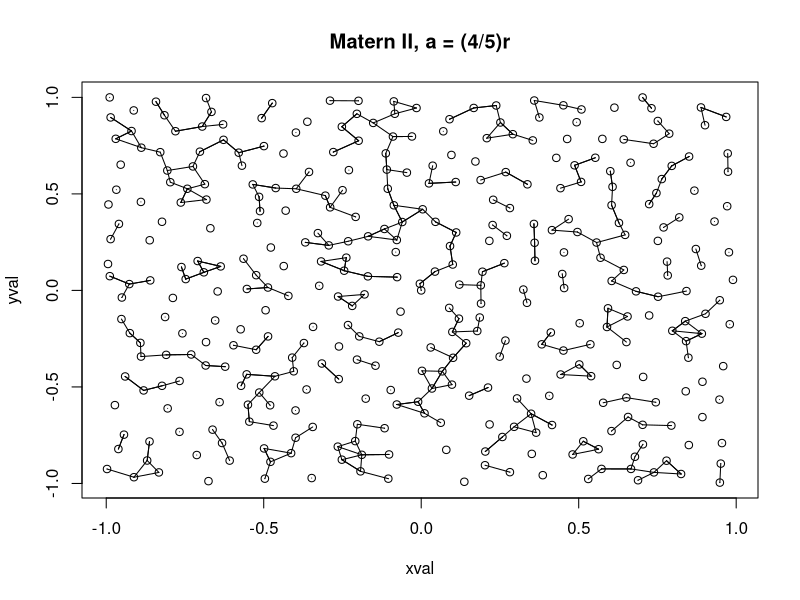

This figure's R source:
p <-  .5 #Multiplied by 1.1 so that probability is never 1
r <- .1
a <- (3/5)*r
pois <- rpois(1, 3500) #Generates a point of poisson variance for following lines.
xval <- runif(pois, min=-1, max=1)
yval <- runif(pois, min=-1,max=1)
adj <- diag(pois+1) #initializing this matrix
  for(i in 1:(pois-1)){
    for(j in (i+1):pois){
      if((sqrt((xval[j]-xval[i])^2+(yval[j]-yval[i])^2)) < a){
          xval[i] = 0
          yval[i] = 0
      }
     }
  }
xval <- xval[xval != 0] #Removing all deleted points
yval <- yval[yval != 0] #Removing all deleted points
xval <- c(0,xval) #Creating a center (origin) point
yval <- c(0,yval) #Creating a center (origin) point
plot(xval,yval,main="Matern II, a = (4/5)r")
for(i in 1:length(xval)) {
  for(j in 1:length(xval)){
    if((sqrt((xval[i]-xval[j])^2+(yval[i]-yval[j])^2)) < r && runif(1,0,1) < p){
      adj[i,j] = 1
      segments(xval[j],yval[j],xval[i],yval[i])
    }
  }
}

